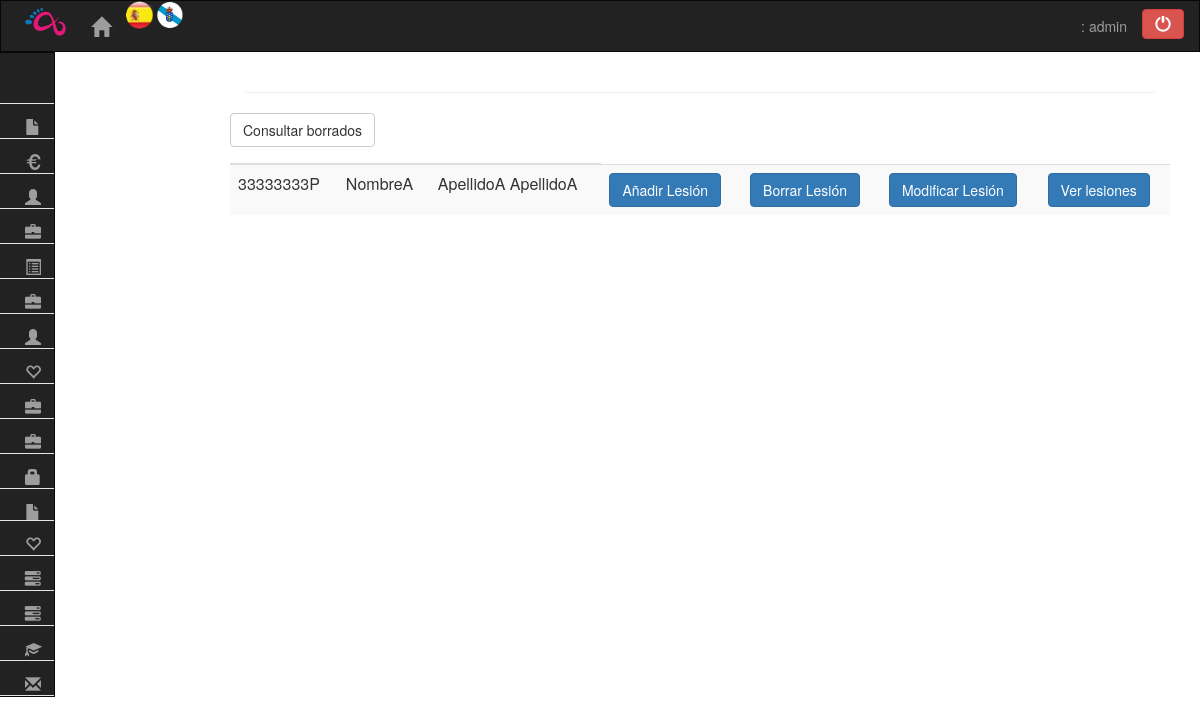
Page /controllers/LESION_Controller.php?id=listarAlumnos (signed in) on the committed database.
### tables this page shows
CREATE TABLE IF NOT EXISTS `Alumno` (
  `DNI` varchar(9) NOT NULL,
  `Apellidos` varchar(70) NOT NULL,
  `Nombre` varchar(50) NOT NULL,
  `Direccion` varchar(100) NOT NULL,
  `Email` varchar(50) NOT NULL,
  `Fecha_Nacimiento` date NOT NULL,
  `Observaciones` varchar(500) NOT NULL,
  `Profesion` varchar(50) NOT NULL,
  `Borrado` tinyint(1) NOT NULL DEFAULT '0'
);

### models/LESION_Model.php (the view, shortened to what this page needs)
<?php
if(isset($_SESSION['grupo']) && strcmp($_SESSION['grupo'],"Admin") == 0 ){
function verAlumnos(){
		$db = new mysqli("localhost", "root", "iu", "MOOVETT");
		$sql = "SELECT * FROM Alumno WHERE Borrado='0' ORDER BY Dni;";
		$resultado = $db->query($sql);
		if ($resultado->num_rows > 0){
			while($row = $resultado->fetch_array()) {
					echo "<tr><td>".$row['DNI']."</td> <td>".$row['Nombre'] . "</td> <td>".$row['Apellidos'] ."</td> <td> <a href='../controllers/LESION_Controller.php?id=altaLesion&id2=" . $row['DNI']. "'  class='btn btn-primary' >Añadir Lesión</a></td><td> <a href='../controllers/LESION_Controller.php?id=bajaLesion&id2=" . $row['DNI']. "'  class='btn btn-primary' >Borrar Lesión</a></td><td> <a href='../controllers/LESION_Controller.php?id=modificarLesion&id2=" . $row['DNI']. "'  class='btn btn-primary' >Modificar Lesión</a></td><td> <a href='../controllers/LESION_Controller.php?id=verLesiones&id2=" . $row['DNI']. "'  class='btn btn-primary' >Ver lesiones</a></td></tr>";
			}
		}
}
} else {
	echo "Permiso denegado.";
}
?>

### rows in the picture
alumno: DNI "33333333P", Nombre "NombreA", Apellidos "ApellidoA ApellidoA"

### other values in the picture
$_SESSION['user'] "admin"
